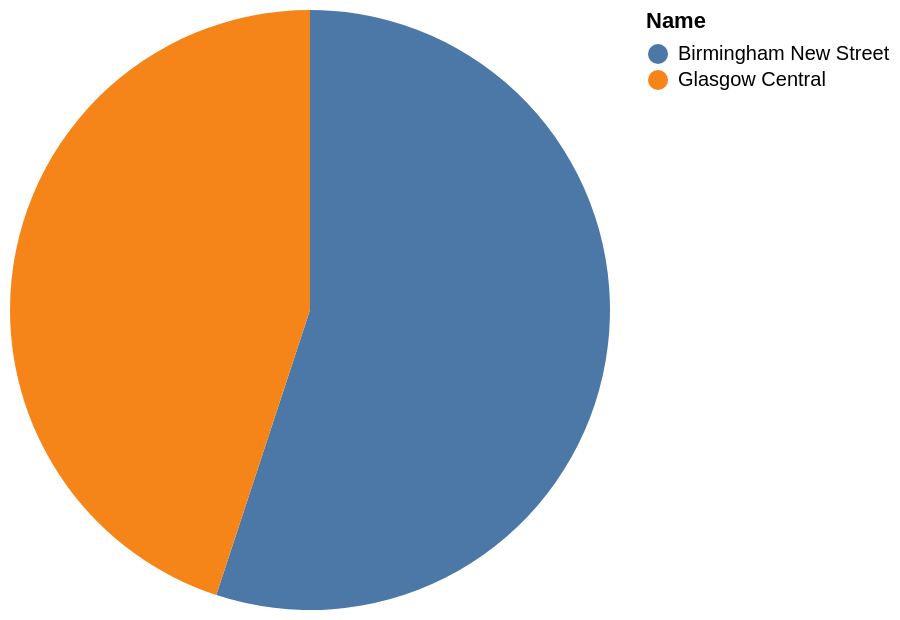

Write a Vega-Lite specification for this figure.
### Vega-Lite specification from a JSON file in a GitHub repository (floating-point values rounded to 4 significant figures)
{"data": {"values": [{"x_data": "Birmingham New Street", "y_data": 36.33}, {"x_data": "Glasgow Central", "y_data": 29.66}]}, "mark": "arc", "encoding": {"theta": {"field": "y_data", "type": "quantitative", "title": "Total_Passengers"}, "color": {"field": "x_data", "type": "nominal", "title": "Name"}}}
